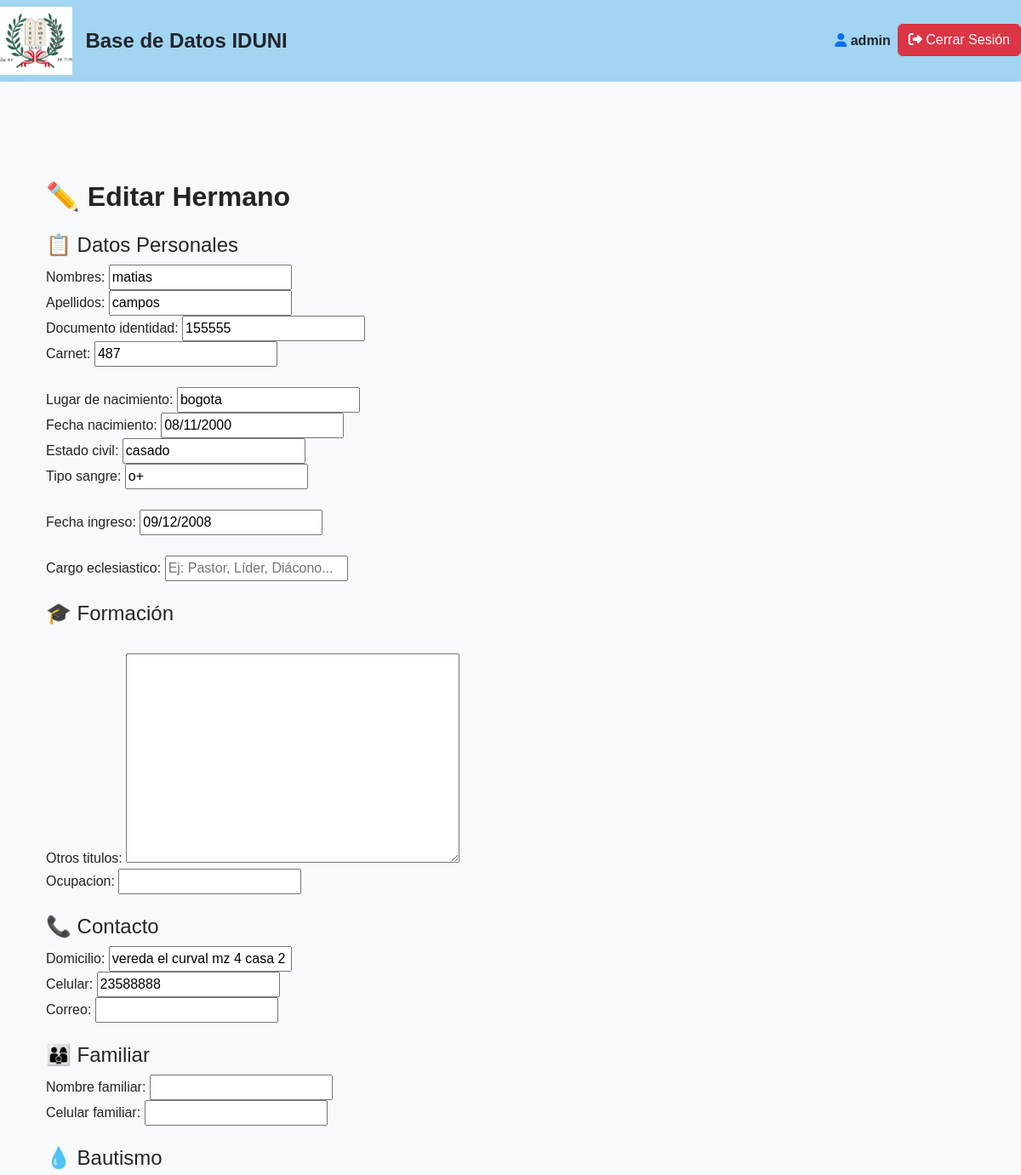
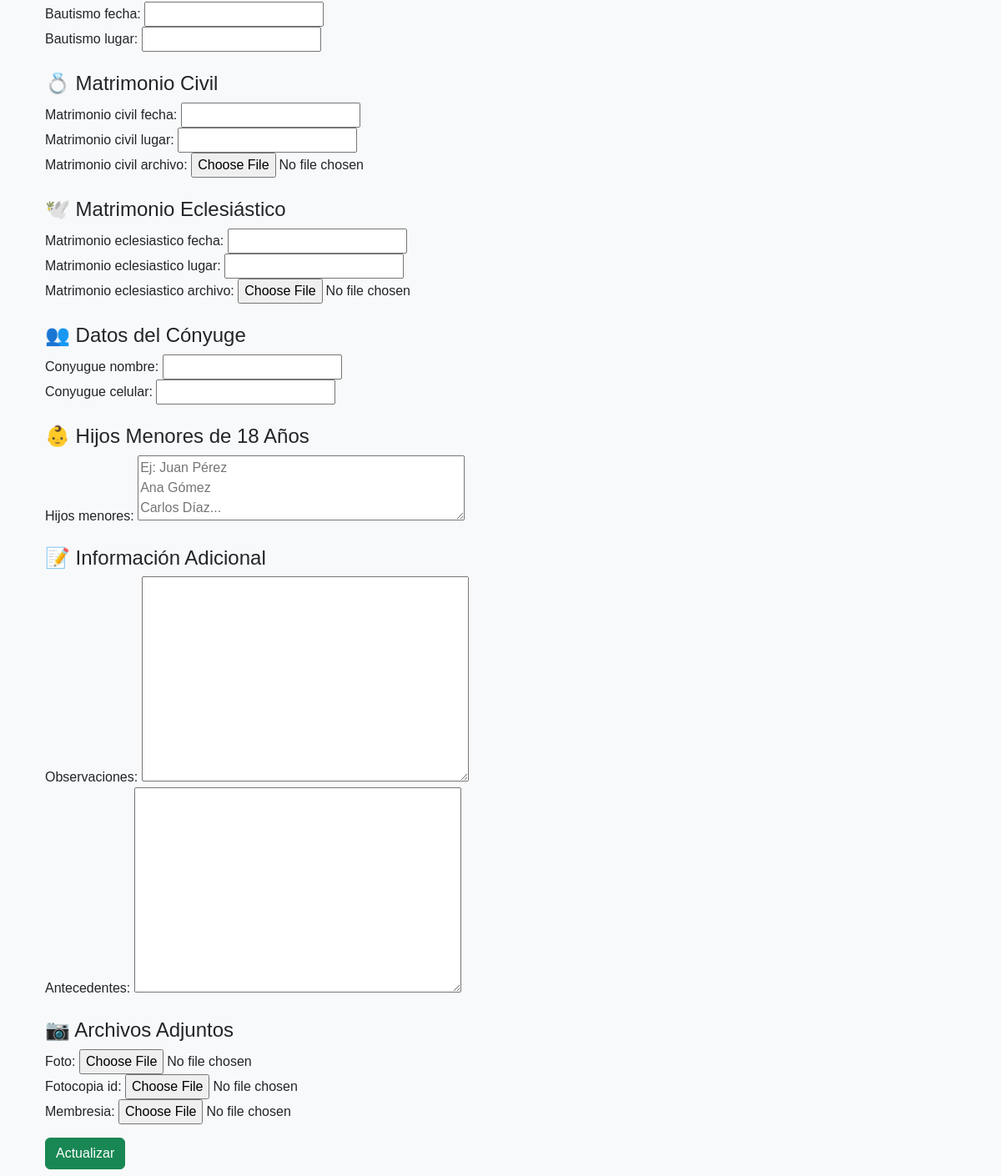
/hermanos/editar/6/ (signed in), run on the app's committed database (2 pictures, top to bottom).
### feligreses/models.py (models this page shows, shortened)
class Feligres(models.Model):
    nombres = models.CharField(max_length=100)
    apellidos = models.CharField(max_length=100)
    documento_identidad = models.CharField(max_length=50)
    carnet = models.CharField(max_length=50, blank=True, null=True)
    departamento_nacimiento = models.CharField(max_length=100)
    fecha_nacimiento = models.DateField()
    estado_civil = models.CharField(max_length=50)
    tipo_sangre = models.CharField(max_length=5)  # RH
    cargo_eclesiastico = models.CharField(max_length=100, blank=True, null=True)
    fecha_ingreso = models.DateField()
    primaria = models.CharField(max_length=100, blank=True, null=True)
    secundaria = models.CharField(max_length=100, blank=True, null=True)
    universitaria = models.CharField(max_length=100, blank=True, null=True)
    otros_titulos = models.TextField(blank=True, null=True)
    ocupacion = models.CharField(max_length=100, blank=True, null=True)
    domicilio = models.CharField(max_length=255)
    celular = models.CharField(max_length=50)
    correo = models.EmailField(blank=True, null=True)
    nombre_familiar = models.CharField(max_length=100, blank=True, null=True)
    celular_familiar = models.CharField(max_length=50, blank=True, null=True)
    bautismo_fecha = models.DateField(blank=True, null=True)
    bautismo_lugar = models.CharField(max_length=100, blank=True, null=True)
    matrimonio_civil_fecha = models.DateField(blank=True, null=True)
    matrimonio_civil_lugar = models.CharField(max_length=100, blank=True, null=True)
    matrimonio_civil_archivo = models.FileField(upload_to="matrimonio_civil/", blank=True, null=True)
    matrimonio_eclesiastico_fecha = models.DateField(blank=True, null=True)
    matrimonio_eclesiastico_lugar = models.CharField(max_length=100, blank=True, null=True)
    matrimonio_eclesiastico_archivo = models.FileField(upload_to="matrimonio_eclesiastico/", blank=True, null=True)
    conyugue_nombre = models.CharField(max_length=100, blank=True, null=True)
    conyugue_celular = models.CharField(max_length=50, blank=True, null=True)
    hijos_menores = models.TextField(blank=True, null=True)
    observaciones = models.TextField(blank=True, null=True)
    antecedentes = models.TextField(blank=True, null=True)
    foto = models.ImageField(upload_to="fotos/", blank=True, null=True)
    fotocopia_id = models.FileField(upload_to="documentos/id/", blank=True, null=True)
    membresia = models.FileField(upload_to="documentos/membresia/", blank=True, null=True)

### feligreses/views.py (the view)
# urls.py: path('editar/<int:pk>/', editar_hermano, name='editar_hermano'),
@login_required
def editar_hermano(request, pk):
    hermano = get_object_or_404(Feligres, pk=pk)
    if request.method == 'POST':
        form = FeligresForm(request.POST, request.FILES, instance=hermano)
        if form.is_valid():
            form.save()
            return redirect('lista_hermanos')
    else:
        form = FeligresForm(instance=hermano)
    return render(request, 'feligreses/editar.html', {'form': form})

### feligreses/forms.py
class FeligresForm(forms.ModelForm):
    class Meta:
        model = Feligres
        fields = '__all__'
        widgets = {
    'hijos_menores': forms.Textarea(attrs={
        'rows': 3,
        'placeholder': 'Ej: Juan Pérez\nAna Gómez\nCarlos Díaz...'
    }),
    'cargo_eclesiastico': forms.TextInput(attrs={
        'placeholder': 'Ej: Pastor, Líder, Diácono...'
    }),
}
    def __init__(self, *args, **kwargs):
        super().__init__(*args, **kwargs)
        self.fields['nombres'].required = True
        self.fields['apellidos'].required = True
        self.fields['documento_identidad'].required = True
        self.fields['estado_civil'].required = True
        self.fields['tipo_sangre'].required = True
        self.fields['departamento_nacimiento'].label = "Ciudad de nacimiento"
        self.fields['departamento_nacimiento'].required = True

### feligreses/templates/feligreses/editar.html (shortened to what this page needs)
{% extends 'base.html' %}
{% block content %}
<div class="container">
  <h2 class="mt-4">✏️ Editar Hermano</h2>
  <form method="post" enctype="multipart/form-data">
    <h4 class="mt-4">📋 Datos Personales</h4>
    {{ form.nombres.label_tag }} {{ form.nombres }}<br>
    {{ form.apellidos.label_tag }} {{ form.apellidos }}<br>
    {{ form.documento_identidad.label_tag }} {{ form.documento_identidad }}<br>
    {{ form.carnet.label_tag }} {{ form.carnet }}<br>
    {{ form.lugar_nacimiento.label_tag }} {{ form.lugar_nacimiento }}<br>
    <label for="id_departamento_nacimiento">Lugar de nacimiento:</label>
    {{ form.departamento_nacimiento }}<br>
    {{ form.fecha_nacimiento.label_tag }} {{ form.fecha_nacimiento }}<br>
    {{ form.estado_civil.label_tag }} {{ form.estado_civil }}<br>
    {{ form.tipo_sangre.label_tag }} {{ form.tipo_sangre }}<br>
    {{ form.rh.label_tag }} {{ form.rh }}<br>
    {{ form.fecha_ingreso.label_tag }} {{ form.fecha_ingreso }}<br>
    {{ form.ciudad_nacimiento.label_tag }} {{ form.ciudad_nacimiento }}<br>
    {{ form.cargo_eclesiastico.label_tag }} {{ form.cargo_eclesiastico }}<br>
    <h4 class="mt-4">🎓 Formación</h4>
    {{ form.grado_instruccion.label_tag }} {{ form.grado_instruccion }}<br>
    {{ form.otros_titulos.label_tag }} {{ form.otros_titulos }}<br>
    {{ form.ocupacion.label_tag }} {{ form.ocupacion }}<br>
    <h4 class="mt-4">📞 Contacto</h4>
    {{ form.domicilio.label_tag }} {{ form.domicilio }}<br>
    {{ form.celular.label_tag }} {{ form.celular }}<br>
    {{ form.correo.label_tag }} {{ form.correo }}<br>
    <h4 class="mt-4">👨‍👩‍👦 Familiar</h4>
    {{ form.nombre_familiar.label_tag }} {{ form.nombre_familiar }}<br>
    {{ form.celular_familiar.label_tag }} {{ form.celular_familiar }}<br>
    <h4 class="mt-4">💧 Bautismo</h4>
    {{ form.bautismo_fecha.label_tag }} {{ form.bautismo_fecha }}<br>
    {{ form.bautismo_lugar.label_tag }} {{ form.bautismo_lugar }}<br>
    <h4 class="mt-4">💍 Matrimonio Civil</h4>
    {{ form.matrimonio_civil_fecha.label_tag }} {{ form.matrimonio_civil_fecha }}<br>
    {{ form.matrimonio_civil_lugar.label_tag }} {{ form.matrimonio_civil_lugar }}<br>
    {{ form.matrimonio_civil_archivo.label_tag }} {{ form.matrimonio_civil_archivo }}<br>
    <h4 class="mt-4">🕊️ Matrimonio Eclesiástico</h4>
    {{ form.matrimonio_eclesiastico_fecha.label_tag }} {{ form.matrimonio_eclesiastico_fecha }}<br>
    {{ form.matrimonio_eclesiastico_lugar.label_tag }} {{ form.matrimonio_eclesiastico_lugar }}<br>
    {{ form.matrimonio_eclesiastico_archivo.label_tag }} {{ form.matrimonio_eclesiastico_archivo }}<br>
    <h4 class="mt-4">👥 Datos del Cónyuge</h4>
    {{ form.conyugue_nombre.label_tag }} {{ form.conyugue_nombre }}<br>
    {{ form.conyugue_celular.label_tag }} {{ form.conyugue_celular }}<br>
    <h4 class="mt-4">👶 Hijos Menores de 18 Años</h4>
    {{ form.hijos_menores.label_tag }} {{ form.hijos_menores }}
    <h4 class="mt-4">📝 Información Adicional</h4>
    {{ form.observaciones.label_tag }} {{ form.observaciones }}<br>
    {{ form.antecedentes.label_tag }} {{ form.antecedentes }}<br>
    <h4 class="mt-4">📷 Archivos Adjuntos</h4>
    {{ form.foto.label_tag }} {{ form.foto }}<br>
    {{ form.fotocopia_id.label_tag }} {{ form.fotocopia_id }}<br>
    {{ form.membresia.label_tag }} {{ form.membresia }}<br>
    <button type="submit" class="btn btn-success mt-3">Actualizar</button>
  </form>
</div>
{% endblock %}

### feligreses/templates/base.html (shortened to what this page needs)
{% load static %}
<!DOCTYPE html>
<html lang="es">
<head>
    <link href="https://cdn.jsdelivr.net/npm/bootstrap@5.3.0/dist/css/bootstrap.min.css" rel="stylesheet">
    <link rel="stylesheet" href="https://cdn.jsdelivr.net/npm/bootstrap@5.3.0/dist/css/bootstrap.min.css">
    <link rel="stylesheet" href="https://cdnjs.cloudflare.com/ajax/libs/font-awesome/6.4.2/css/all.min.css">
    <link rel="stylesheet" href="{% static 'css/styles.css' %}">
</head>
<body>
    <nav class="navbar navbar-expand-lg navbar-light" style="background-color: #f8f9fa;">
        <div class="d-flex align-items-center">
            <img src="{% static 'img/tablas.png' %}" alt="Logo" style="height: 80px; width: auto; margin-right: 15px;">
            <h4 class="mb-0"><strong>Base de Datos IDUNI</strong></h4>
          </div>
            <div class="collapse navbar-collapse justify-content-end" id="navbarNav">
                {% if user.is_authenticated %}
                    <ul class="navbar-nav">
                        <li class="nav-item">
                            <span class="nav-link fw-bold text-dark">
                                <i class="fas fa-user text-primary"></i> {{ user.username }}
                            </span>
                        </li>
                        <li class="nav-item">
                            <form method="POST" action="{% url 'logout' %}" style="display: inline;">
                                <button type="submit" class="btn btn-danger">
                                  <i class="fas fa-sign-out-alt"></i> Cerrar Sesión
                                </button>
                              </form>
                        </li>
                    </ul>
                {% else %}
                <a href="{% url 'login' %}" class="btn btn-primary">
                        <i class="fas fa-sign-in-alt"></i> Iniciar Sesión
                    </a>
                {% endif %}
            </div>
    </nav>
    <nav class="navbar navbar-expand-lg navbar-light shadow" style="background-color: #f8f9fa !important;">
    <div class="container mt-4">
        {% block content %}{% endblock %}
    </div>
</body>
</html>

### feligreses/static/css/styles.css (style rules this page uses)
body { background-color: #f8f9fa; font-family: 'Arial', sans-serif; }
.navbar { background-color: #a2d5f2 !important; }
.container { padding-top: 30px; }
h2 { margin-bottom: 20px; font-weight: bold; }

### data on the page
Feligres: nombres "matias", apellidos "campos", documento_identidad "155555", carnet "487", departamento_nacimiento "bogota", fecha_nacimiento "08/11/2000", estado_civil "casado", tipo_sangre "o+", fecha_ingreso "09/12/2008", domicilio "vereda el curval mz 4 casa 2", celular "23588888"

### other printed values
{{ user.username }} "admin"
